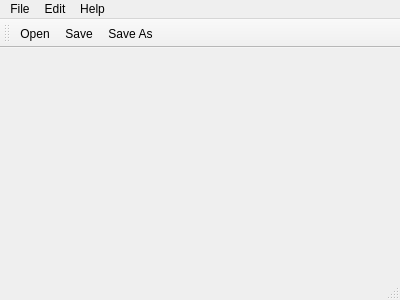
<?xml version="1.0" encoding="UTF-8"?>
<ui version="4.0">
 <class>MainWindow</class>
 <widget class="QMainWindow" name="MainWindow">
  <property name="geometry">
   <rect>
    <x>0</x>
    <y>0</y>
    <width>400</width>
    <height>300</height>
   </rect>
  </property>
  <property name="windowTitle">
   <string>MainWindow</string>
  </property>
  <widget class="QWidget" name="centralWidget"/>
  <widget class="QMenuBar" name="menuBar">
   <property name="geometry">
    <rect>
     <x>0</x>
     <y>0</y>
     <width>400</width>
     <height>18</height>
    </rect>
   </property>
   <widget class="QMenu" name="menuFile">
    <property name="title">
     <string>File</string>
    </property>
    <addaction name="openImageAction"/>
    <addaction name="saveImageAction"/>
    <addaction name="saveImageAsAction"/>
    <addaction name="copyAction"/>
    <addaction name="pasteAction"/>
    <addaction name="separator"/>
    <addaction name="exitAction"/>
   </widget>
   <widget class="QMenu" name="menuBearbeiten">
    <property name="title">
     <string>Edit</string>
    </property>
    <addaction name="zoomInAction"/>
    <addaction name="zoomOutAction"/>
    <addaction name="separator"/>
    <addaction name="normalSizeAction"/>
    <addaction name="separator"/>
    <addaction name="openDialogAction"/>
   </widget>
   <widget class="QMenu" name="menuHilfe">
    <property name="title">
     <string>Help</string>
    </property>
    <addaction name="aboutAction"/>
    <addaction name="separator"/>
    <addaction name="aboutQtAction"/>
   </widget>
   <addaction name="menuFile"/>
   <addaction name="menuBearbeiten"/>
   <addaction name="menuHilfe"/>
  </widget>
  <widget class="QStatusBar" name="statusBar"/>
  <widget class="QToolBar" name="toolBar">
   <property name="windowTitle">
    <string>toolBar</string>
   </property>
   <attribute name="toolBarArea">
    <enum>TopToolBarArea</enum>
   </attribute>
   <attribute name="toolBarBreak">
    <bool>false</bool>
   </attribute>
   <addaction name="openImageAction"/>
   <addaction name="saveImageAction"/>
   <addaction name="saveImageAsAction"/>
  </widget>
  <action name="openImageAction">
   <property name="enabled">
    <bool>true</bool>
   </property>
   <property name="icon">
    <iconset resource="rescource.qrc">
     <normaloff>:/rescource/icons/document-open-2.png</normaloff>:/rescource/icons/document-open-2.png</iconset>
   </property>
   <property name="text">
    <string>Open</string>
   </property>
   <property name="iconText">
    <string>Open</string>
   </property>
   <property name="toolTip">
    <string>Opens a new Image</string>
   </property>
   <property name="shortcut">
    <string>Ctrl+O</string>
   </property>
  </action>
  <action name="saveImageAction">
   <property name="icon">
    <iconset resource="rescource.qrc">
     <normaloff>:/rescource/icons/document-export.png</normaloff>:/rescource/icons/document-export.png</iconset>
   </property>
   <property name="text">
    <string>Save</string>
   </property>
   <property name="toolTip">
    <string>Saves the current image</string>
   </property>
   <property name="shortcut">
    <string>Ctrl+S</string>
   </property>
  </action>
  <action name="exitAction">
   <property name="text">
    <string>Close</string>
   </property>
   <property name="toolTip">
    <string>Closes the application</string>
   </property>
   <property name="shortcut">
    <string>Ctrl+E</string>
   </property>
  </action>
  <action name="zoomInAction">
   <property name="icon">
    <iconset resource="rescource.qrc">
     <normaloff>:/rescource/icons/zoom-in-3.png</normaloff>:/rescource/icons/zoom-in-3.png</iconset>
   </property>
   <property name="text">
    <string>Zoom in</string>
   </property>
   <property name="toolTip">
    <string>Zoom into the image</string>
   </property>
   <property name="shortcut">
    <string>Ctrl+]</string>
   </property>
  </action>
  <action name="zoomOutAction">
   <property name="icon">
    <iconset resource="rescource.qrc">
     <normaloff>:/rescource/icons/zoom-out-3.png</normaloff>:/rescource/icons/zoom-out-3.png</iconset>
   </property>
   <property name="text">
    <string>Zoom Out</string>
   </property>
   <property name="toolTip">
    <string>Zoom out of the image</string>
   </property>
   <property name="shortcut">
    <string>Ctrl+-</string>
   </property>
  </action>
  <action name="normalSizeAction">
   <property name="icon">
    <iconset resource="rescource.qrc">
     <normaloff>:/rescource/icons/zoom-fit-best-2.png</normaloff>:/rescource/icons/zoom-fit-best-2.png</iconset>
   </property>
   <property name="text">
    <string>Normal Size</string>
   </property>
   <property name="toolTip">
    <string>Restores the image to the normal size</string>
   </property>
   <property name="shortcut">
    <string>Ctrl+N</string>
   </property>
  </action>
  <action name="aboutAction">
   <property name="text">
    <string>About</string>
   </property>
  </action>
  <action name="aboutQtAction">
   <property name="text">
    <string>About Qt</string>
   </property>
  </action>
  <action name="openDialogAction">
   <property name="text">
    <string>Open Dialog</string>
   </property>
  </action>
  <action name="saveImageAsAction">
   <property name="icon">
    <iconset resource="rescource.qrc">
     <normaloff>:/rescource/icons/document-save-all.png</normaloff>:/rescource/icons/document-save-all.png</iconset>
   </property>
   <property name="text">
    <string>Save As</string>
   </property>
  </action>
  <action name="copyAction">
   <property name="text">
    <string>Copy</string>
   </property>
   <property name="shortcut">
    <string>Ctrl+C</string>
   </property>
  </action>
  <action name="pasteAction">
   <property name="text">
    <string>Paste</string>
   </property>
   <property name="shortcut">
    <string>Ctrl+V</string>
   </property>
  </action>
 </widget>
 <layoutdefault spacing="6" margin="11"/>
 <resources>
  <include location="rescource.qrc"/>
 </resources>
 <connections>
  <connection>
   <sender>exitAction</sender>
   <signal>triggered()</signal>
   <receiver>MainWindow</receiver>
   <slot>close()</slot>
   <hints>
    <hint type="sourcelabel">
     <x>-1</x>
     <y>-1</y>
    </hint>
    <hint type="destinationlabel">
     <x>199</x>
     <y>149</y>
    </hint>
   </hints>
  </connection>
  <connection>
   <sender>openImageAction</sender>
   <signal>triggered()</signal>
   <receiver>MainWindow</receiver>
   <slot>open()</slot>
   <hints>
    <hint type="sourcelabel">
     <x>-1</x>
     <y>-1</y>
    </hint>
    <hint type="destinationlabel">
     <x>199</x>
     <y>149</y>
    </hint>
   </hints>
  </connection>
  <connection>
   <sender>zoomInAction</sender>
   <signal>triggered()</signal>
   <receiver>MainWindow</receiver>
   <slot>zoomIn()</slot>
   <hints>
    <hint type="sourcelabel">
     <x>-1</x>
     <y>-1</y>
    </hint>
    <hint type="destinationlabel">
     <x>199</x>
     <y>149</y>
    </hint>
   </hints>
  </connection>
  <connection>
   <sender>zoomOutAction</sender>
   <signal>triggered()</signal>
   <receiver>MainWindow</receiver>
   <slot>zoomOut()</slot>
   <hints>
    <hint type="sourcelabel">
     <x>-1</x>
     <y>-1</y>
    </hint>
    <hint type="destinationlabel">
     <x>199</x>
     <y>149</y>
    </hint>
   </hints>
  </connection>
  <connection>
   <sender>aboutAction</sender>
   <signal>triggered()</signal>
   <receiver>MainWindow</receiver>
   <slot>about()</slot>
   <hints>
    <hint type="sourcelabel">
     <x>-1</x>
     <y>-1</y>
    </hint>
    <hint type="destinationlabel">
     <x>199</x>
     <y>149</y>
    </hint>
   </hints>
  </connection>
  <connection>
   <sender>aboutQtAction</sender>
   <signal>triggered()</signal>
   <receiver>MainWindow</receiver>
   <slot>aboutQt()</slot>
   <hints>
    <hint type="sourcelabel">
     <x>-1</x>
     <y>-1</y>
    </hint>
    <hint type="destinationlabel">
     <x>199</x>
     <y>149</y>
    </hint>
   </hints>
  </connection>
  <connection>
   <sender>normalSizeAction</sender>
   <signal>triggered()</signal>
   <receiver>MainWindow</receiver>
   <slot>normalSize()</slot>
   <hints>
    <hint type="sourcelabel">
     <x>-1</x>
     <y>-1</y>
    </hint>
    <hint type="destinationlabel">
     <x>199</x>
     <y>149</y>
    </hint>
   </hints>
  </connection>
  <connection>
   <sender>saveImageAction</sender>
   <signal>triggered()</signal>
   <receiver>MainWindow</receiver>
   <slot>save()</slot>
   <hints>
    <hint type="sourcelabel">
     <x>-1</x>
     <y>-1</y>
    </hint>
    <hint type="destinationlabel">
     <x>199</x>
     <y>149</y>
    </hint>
   </hints>
  </connection>
  <connection>
   <sender>openDialogAction</sender>
   <signal>triggered()</signal>
   <receiver>MainWindow</receiver>
   <slot>openDialog()</slot>
   <hints>
    <hint type="sourcelabel">
     <x>-1</x>
     <y>-1</y>
    </hint>
    <hint type="destinationlabel">
     <x>199</x>
     <y>149</y>
    </hint>
   </hints>
  </connection>
  <connection>
   <sender>saveImageAsAction</sender>
   <signal>triggered()</signal>
   <receiver>MainWindow</receiver>
   <slot>saveAs()</slot>
   <hints>
    <hint type="sourcelabel">
     <x>-1</x>
     <y>-1</y>
    </hint>
    <hint type="destinationlabel">
     <x>199</x>
     <y>149</y>
    </hint>
   </hints>
  </connection>
  <connection>
   <sender>copyAction</sender>
   <signal>triggered()</signal>
   <receiver>MainWindow</receiver>
   <slot>copyImage()</slot>
   <hints>
    <hint type="sourcelabel">
     <x>-1</x>
     <y>-1</y>
    </hint>
    <hint type="destinationlabel">
     <x>199</x>
     <y>149</y>
    </hint>
   </hints>
  </connection>
  <connection>
   <sender>pasteAction</sender>
   <signal>triggered()</signal>
   <receiver>MainWindow</receiver>
   <slot>pasteImage()</slot>
   <hints>
    <hint type="sourcelabel">
     <x>-1</x>
     <y>-1</y>
    </hint>
    <hint type="destinationlabel">
     <x>199</x>
     <y>149</y>
    </hint>
   </hints>
  </connection>
 </connections>
 <slots>
  <slot>open()</slot>
  <slot>zoomIn()</slot>
  <slot>zoomOut()</slot>
  <slot>normalSize()</slot>
  <slot>about()</slot>
  <slot>aboutQt()</slot>
  <slot>save()</slot>
  <slot>openDialog()</slot>
  <slot>saveAs()</slot>
  <slot>copyImage()</slot>
  <slot>pasteImage()</slot>
 </slots>
</ui>
